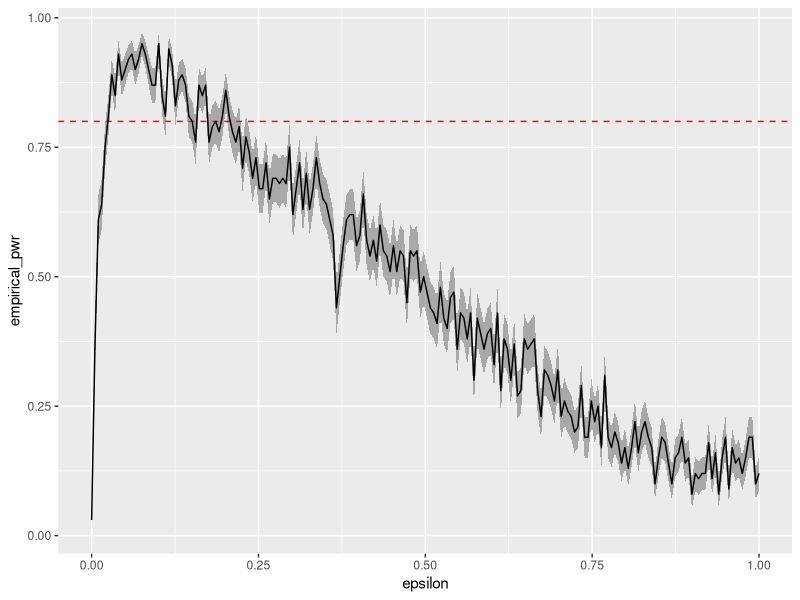
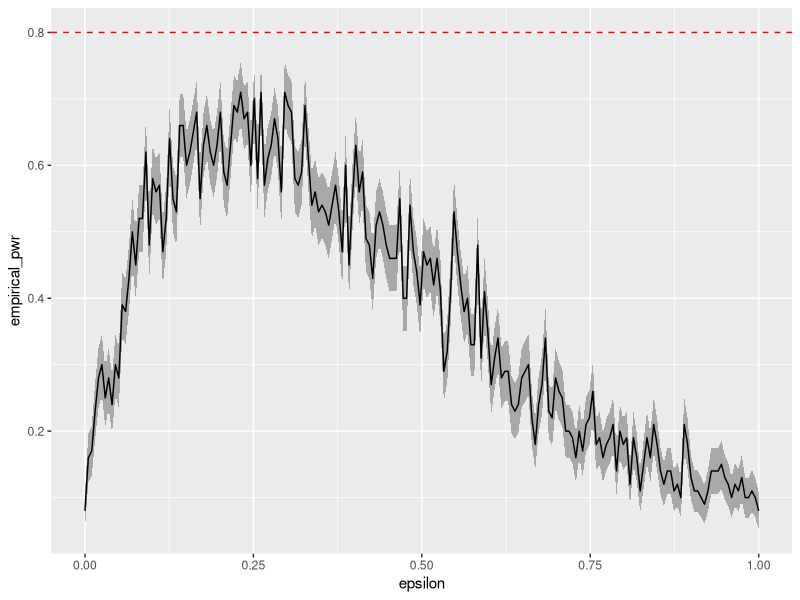

Generate these figures, in order, with R:
library(tidyverse)
set.seed(400)

## Your turn
r_noisy_normal <- function(n, epsilon) {
  z <- rbinom(n, 1, 1 - epsilon)
  z*rnorm(n, 0, 1) + (1 - z)*rnorm(n, 0, 10)
}


## ------------------------------------------------------------------------
# skewness statistic function
skew <- function(x) {
  xbar <- mean(x)
  num <- mean((x - xbar)^3)
  denom <- mean((x - xbar)^2)
  num/denom^1.5
}

# setup for MC
alpha <- .1
n <- 100
m <- 100
epsilon <- seq(0, 1, length.out = 200)

est_power <- function(eps, alpha, n, m) {
  var_sqrt_b1 <- 6*(n - 2)/((n + 1)*(n + 3)) # adjusted variance for skewness test
  crit_val <- qnorm(1 - alpha/2, 0, 1) #crit value for the test
  
  indic <- rep(NA, m) ## storage vector
  for(j in 1:m) {
    ## generate data
    x <- r_noisy_normal(n, eps)
    
    ## compute statistic
    t_star <- abs(skew(x) / sqrt(var_sqrt_b1))
    
    ## perform hypothesis test
    indic[j] <- (t_star > crit_val)
  }
  return(mean(indic))
}

empirical_pwr <- rep(NA, length(epsilon)) #storage

# estimate power for each value of epsilon
for(j in 1:length(epsilon)) {
  # perform MC to estimate empirical power
  ## Your turn
  empirical_pwr[j] <- est_power(epsilon[j], alpha, n, m)
}

## store empirical se 
empirical_se <- sqrt(empirical_pwr * (1 - empirical_pwr) / m)

## plot results -- 
## x axis = epsilon values
## y axis = empirical power
## use lines + add band of estimate +/- se

ggplot() +
  geom_hline(aes(yintercept = 0.8), lty = 2, colour = "red") +
  geom_ribbon(aes(x = epsilon, ymin = empirical_pwr - empirical_se, ymax = empirical_pwr + empirical_se), fill = "grey40", alpha = 0.5) +
  geom_line(aes(x = epsilon, y = empirical_pwr))

epsilon[empirical_pwr - empirical_se > .8]

## n = 10
empirical_pwr <- rep(NA, length(epsilon)) #storage

# estimate power for each value of epsilon
for(j in 1:length(epsilon)) {
  # perform MC to estimate empirical power
  ## Your turn
  empirical_pwr[j] <- est_power(epsilon[j], alpha, 10, m)
}

## store empirical se 
empirical_se <- sqrt(empirical_pwr * (1 - empirical_pwr) / m)

## plot results -- 
## x axis = epsilon values
## y axis = empirical power
## use lines + add band of estimate +/- se
ggplot() +
  geom_hline(aes(yintercept = 0.8), lty = 2, colour = "red") +
  geom_ribbon(aes(x = epsilon, ymin = empirical_pwr - empirical_se, ymax = empirical_pwr + empirical_se), fill = "grey40", alpha = 0.5) +
  geom_line(aes(x = epsilon, y = empirical_pwr))

epsilon[empirical_pwr - empirical_se > .8]
